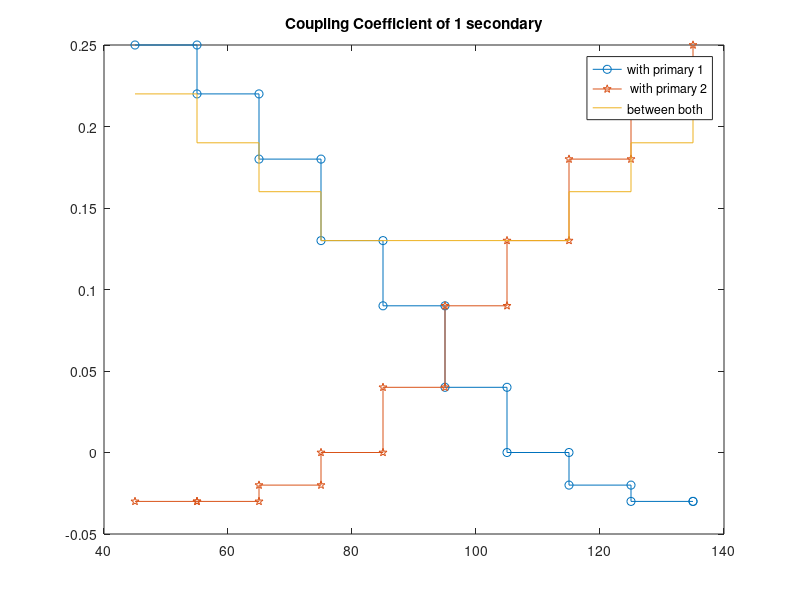
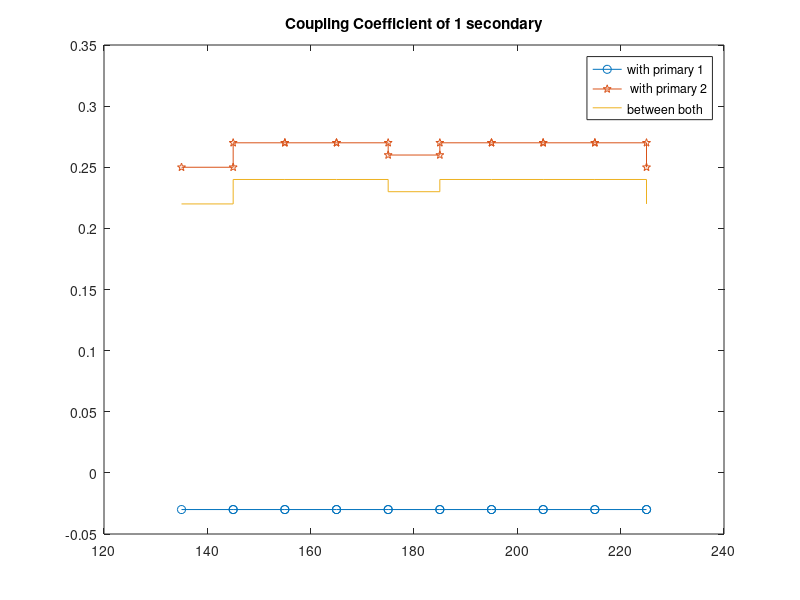
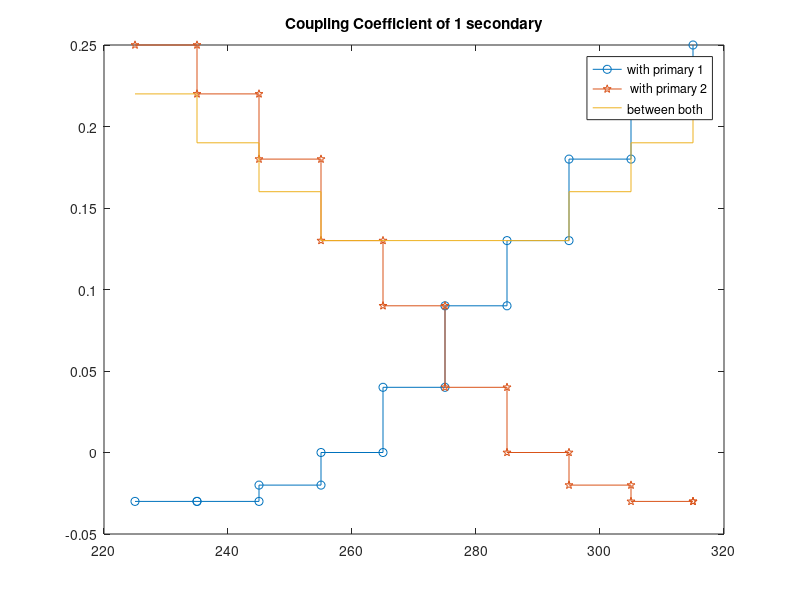
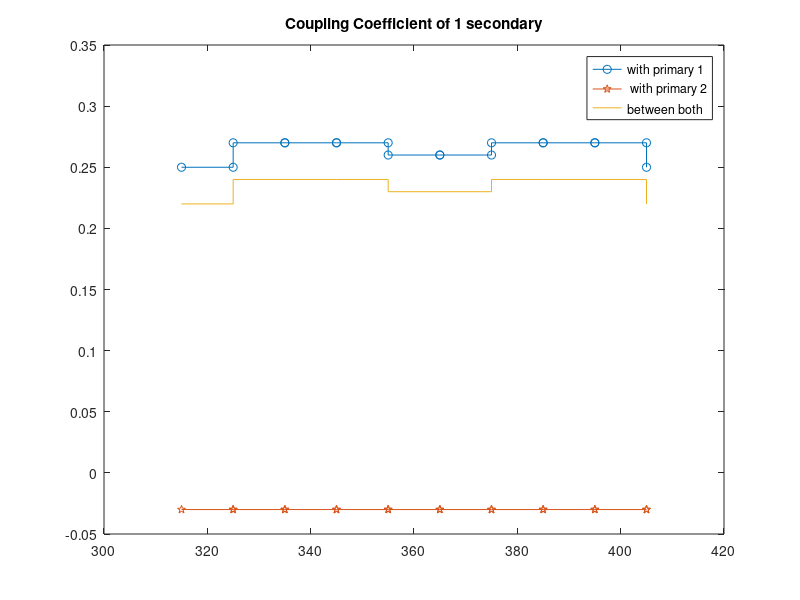

These charts were generated, in order, by the following MATLAB code:
load('normal_result.mat');
%%  seconder
angle= 45:10:135;
i=1;
j=3;
s1p1=[normal_0(i,j), normal_10(i,j),normal_20(i,j) ...
    normal_30(i,j), normal_40(i,j), normal_50(i,j) ...
    normal_60(i,j), normal_70(i,j), normal_80(i,j) ...
    normal_90(i,j) ];

i=2;
j=3;
s1p2=[normal_0(i,j), normal_10(i,j),normal_20(i,j) ...
    normal_30(i,j), normal_40(i,j), normal_50(i,j) ...
    normal_60(i,j), normal_70(i,j), normal_80(i,j) ...
    normal_90(i,j)];


figure();
stairs(angle,-s1p1,'-o');
hold on;
stairs(angle,-s1p2,'-p');
hold on ;
stairs(angle,-s1p2-s1p1);
legend('with primary 1', ' with primary 2','between both')
title('Coupling Coefficient of 1 secondary')
%%

angle= 45:10:135;
angle=angle+90;
i=1;
j=4;
s2p1=[normal_0(i,j), normal_10(i,j),normal_20(i,j) ...
    normal_30(i,j), normal_40(i,j), normal_50(i,j) ...
    normal_60(i,j), normal_70(i,j), normal_80(i,j) ...
    normal_90(i,j) ];

i=2;
j=4;
s2p2=[normal_0(i,j), normal_10(i,j),normal_20(i,j) ...
    normal_30(i,j), normal_40(i,j), normal_50(i,j) ...
    normal_60(i,j), normal_70(i,j), normal_80(i,j) ...
    normal_90(i,j)];


figure();
stairs(angle,-s2p1,'-o');
hold on;
stairs(angle,-s2p2,'-p');
hold on ;
stairs(angle,-s2p2-s2p1);
legend('with primary 1', ' with primary 2','between both')
title('Coupling Coefficient of 1 secondary')
%%
angle= 45:10:135;
angle=angle+180;
i=1;
j=5;
s3p1=[normal_0(i,j), normal_10(i,j),normal_20(i,j) ...
    normal_30(i,j), normal_40(i,j), normal_50(i,j) ...
    normal_60(i,j), normal_70(i,j), normal_80(i,j) ...
    normal_90(i,j) ];

i=2;
j=5;
s3p2=[normal_0(i,j), normal_10(i,j),normal_20(i,j) ...
    normal_30(i,j), normal_40(i,j), normal_50(i,j) ...
    normal_60(i,j), normal_70(i,j), normal_80(i,j) ...
    normal_90(i,j)];


figure();
stairs(angle,-s3p1,'-o');
hold on;
stairs(angle,-s3p2,'-p');
hold on ;
stairs(angle,-s3p2-s3p1);
legend('with primary 1', ' with primary 2','between both')
title('Coupling Coefficient of 1 secondary')
%%

angle= 45:10:135;
angle=angle+270;
i=1;
j=6;
s4p1=[normal_0(i,j), normal_10(i,j),normal_20(i,j) ...
    normal_30(i,j), normal_40(i,j), normal_50(i,j) ...
    normal_60(i,j), normal_70(i,j), normal_80(i,j) ...
    normal_90(i,j) ];

i=2;
j=6;
s4p2=[normal_0(i,j), normal_10(i,j),normal_20(i,j) ...
    normal_30(i,j), normal_40(i,j), normal_50(i,j) ...
    normal_60(i,j), normal_70(i,j), normal_80(i,j) ...
    normal_90(i,j)];


figure();
stairs(angle,-s4p1,'-o');
hold on;
stairs(angle,-s4p2,'-p');
hold on ;
stairs(angle,-s4p2-s4p1);
legend('with primary 1', ' with primary 2','between both')
title('Coupling Coefficient of 1 secondary')
